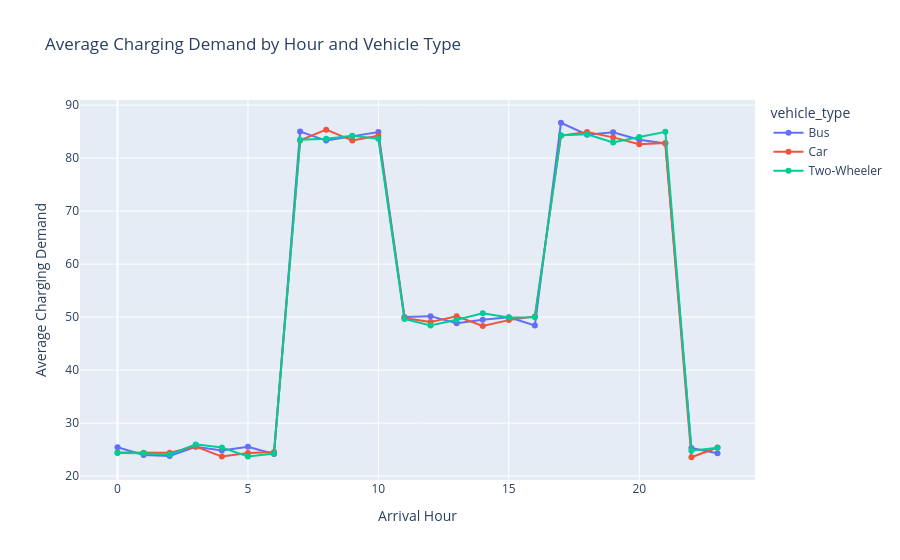

Source (notebook cell):
### Markdown cell above
### 8.13 Average Charging Demand by Hour and Vehicle Type
**EDA Type: Multivariate Analysis**                          
**Chart Type: Plotly Line Chart**                              
This visualization shows how average charging demand changes throughout the day for different vehicle types. It helps compare the daily demand patterns of each vehicle type and identify differences in peak charging periods.

### Code cell
# 13: Average Charging Demand by Hour and Vehicle Type 
hourly_vehicle = ( 
    df.groupby( 
        ["arrival_hour", "vehicle_type"], 
        as_index=False )
        ["charging_demand"] 
        .mean() 
)
fig = px.line( 
    hourly_vehicle, 
    x="arrival_hour", 
    y="charging_demand", 
    color="vehicle_type", 
    markers=True, 
    title="Average Charging Demand by Hour and Vehicle Type" 
) 
fig.update_layout( 
    xaxis_title="Arrival Hour", 
    yaxis_title="Average Charging Demand" 
) 
fig.show()

### Figure 1 — Plotly figure (JSON) as saved in the notebook; plotly's stock layout.template omitted (floating-point values rounded to 4 significant figures)
{"data": [{"hovertemplate": "vehicle_type=Bus<br>arrival_hour=%{x}<br>charging_demand=%{y}<extra></extra>", "legendgroup": "Bus", "line": {"color": "#636efa", "dash": "solid"}, "marker": {"symbol": "circle"}, "mode": "lines+markers", "name": "Bus", "orientation": "v", "showlegend": true, "type": "scatter", "x": [0, 1, 2, 3, 4, 5, 6, 7, 8, 9, 10, 11, 12, 13, 14, 15, 16, 17, 18, 19, 20, 21, 22, 23], "xaxis": "x", "y": [25.44, 23.98, 23.8, 25.53, 24.82, 25.55, 24.16, 85.02, 83.31, 84.13, 84.92, 50.03, 50.19, 48.83, 49.52, 49.99, 48.43, 86.68, 84.41, 84.88, 83.47, 82.77, 25.29, 24.31], "yaxis": "y"}, {"hovertemplate": "vehicle_type=Car<br>arrival_hour=%{x}<br>charging_demand=%{y}<extra></extra>", "legendgroup": "Car", "line": {"color": "#EF553B", "dash": "solid"}, "marker": {"symbol": "circle"}, "mode": "lines+markers", "name": "Car", "orientation": "v", "showlegend": true, "type": "scatter", "x": [0, 1, 2, 3, 4, 5, 6, 7, 8, 9, 10, 11, 12, 13, 14, 15, 16, 17, 18, 19, 20, 21, 22, 23], "xaxis": "x", "y": [24.47, 24.42, 24.41, 25.58, 23.69, 24.36, 24.54, 83.35, 85.37, 83.32, 84.24, 49.83, 49.09, 50.16, 48.35, 49.44, 50.13, 84.24, 84.94, 83.92, 82.61, 82.88, 23.56, 25.41], "yaxis": "y"}, {"hovertemplate": "vehicle_type=Two-Wheeler<br>arrival_hour=%{x}<br>charging_demand=%{y}<extra></extra>", "legendgroup": "Two-Wheeler", "line": {"color": "#00cc96", "dash": "solid"}, "marker": {"symbol": "circle"}, "mode": "lines+markers", "name": "Two-Wheeler", "orientation": "v", "showlegend": true, "type": "scatter", "x": [0, 1, 2, 3, 4, 5, 6, 7, 8, 9, 10, 11, 12, 13, 14, 15, 16, 17, 18, 19, 20, 21, 22, 23], "xaxis": "x", "y": [24.35, 24.3, 24.07, 25.99, 25.41, 23.7, 24.27, 83.46, 83.65, 84.21, 83.66, 49.66, 48.43, 49.5, 50.73, 49.93, 50.0, 84.33, 84.51, 82.97, 83.98, 84.96, 24.79, 25.36], "yaxis": "y"}], "layout": {"legend": {"title": {"text": "vehicle_type"}, "tracegroupgap": 0}, "title": {"text": "Average Charging Demand by Hour and Vehicle Type"}, "xaxis": {"anchor": "y", "domain": [0, 1], "title": {"text": "Arrival Hour"}}, "yaxis": {"anchor": "x", "domain": [0, 1], "title": {"text": "Average Charging Demand"}}}}
